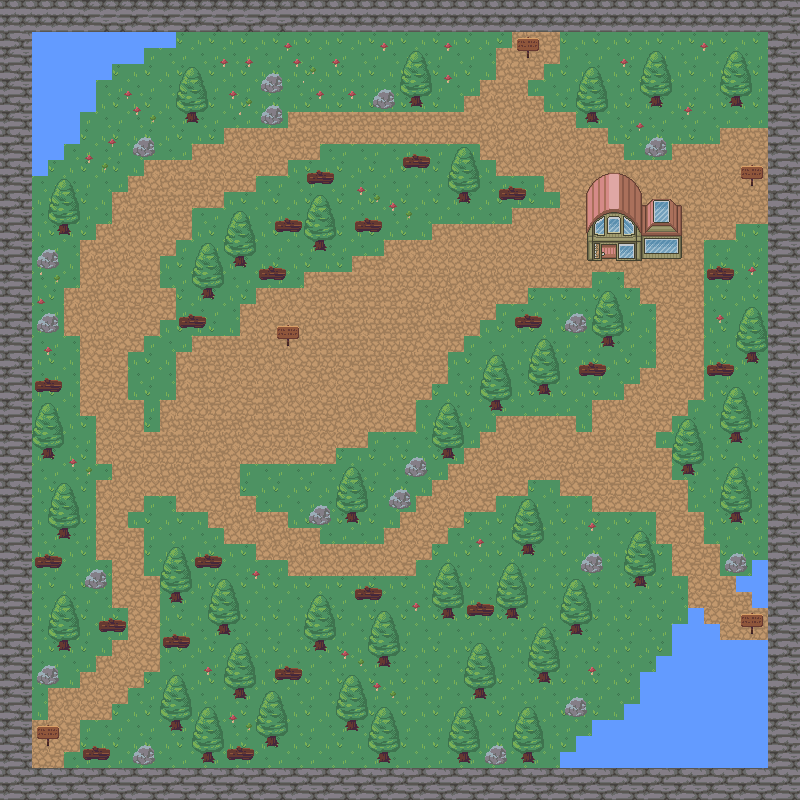

A 2D game scene composited from a Tiled map and its tileset images. What follows is a short description and the map's XML, with each tile layer's data collapsed to a summary:
An orthogonal 50x50 tile map with 16x16 px tiles, 7 tile layers (bg, Calque de Tuiles 5, wall, water, ...), 2 tilesets and 93 objects (90x collision, spawn, solarEnter, exitSolar).

<map version="1.8" tiledversion="1.8.4" orientation="orthogonal" renderorder="right-down" width="50" height="50" tilewidth="16" tileheight="16" infinite="0" nextlayerid="9" nextobjectid="115">
 <tileset firstgid="1" name="nature" tilewidth="16" tileheight="16" tilecount="720" columns="40">
  <image source="nature.png" trans="000000" width="641" height="288" />
 </tileset>
 <tileset firstgid="721" source="house.tsx" />
 <layer id="1" name="bg" width="50" height="50">
  <data>[2500 cells, 2500 non-empty, 8 distinct tile ids]</data>
 </layer>
 <layer id="6" name="Calque de Tuiles 5" width="50" height="50">
  <data>[2500 cells, 0 non-empty, 0 distinct tile ids]</data>
 </layer>
 <layer id="2" name="wall" width="50" height="50">
  <data>[2500 cells, 384 non-empty, 4 distinct tile ids]</data>
 </layer>
 <layer id="3" name="water" width="50" height="50">
  <data>[2500 cells, 130 non-empty, 4 distinct tile ids]</data>
 </layer>
 <layer id="4" name="path" width="50" height="50">
  <data>[2500 cells, 838 non-empty, 8 distinct tile ids]</data>
 </layer>
 <layer id="7" name="decorations" width="50" height="50">
  <data>[2500 cells, 642 non-empty, 28 distinct tile ids]</data>
 </layer>
 <layer id="8" name="house" width="50" height="50">
  <data>[2500 cells, 49 non-empty, 49 distinct tile ids]</data>
 </layer>
 <objectgroup id="5" name="objects">
  <object id="4" name="spawn" x="288" y="400">
   <point />
  </object>
  <object id="5" type="collision" x="0" y="0" width="800" height="32" />
  <object id="6" type="collision" x="768" y="0" width="32" height="800" />
  <object id="7" type="collision" x="0" y="0" width="32" height="800" />
  <object id="8" type="collision" x="0" y="768" width="800" height="32" />
  <object id="18" type="collision" x="32" y="32" width="64" height="80" />
  <object id="19" type="collision" x="32" y="112" width="48" height="32" />
  <object id="20" type="collision" x="32" y="144" width="32" height="16" />
  <object id="21" type="collision" x="32" y="160" width="16" height="16" />
  <object id="22" type="collision" x="96" y="32" width="80" height="16" />
  <object id="23" type="collision" x="96" y="48" width="48" height="16" />
  <object id="24" type="collision" x="96" y="64" width="16" height="16" />
  <object id="25" type="collision" x="640" y="672" width="128" height="96" />
  <object id="26" type="collision" x="592" y="720" width="48" height="48" />
  <object id="29" type="collision" x="624" y="704" width="16" height="16" />
  <object id="30" type="collision" x="576" y="736" width="16" height="32" />
  <object id="31" type="collision" x="560" y="752" width="16" height="16" />
  <object id="33" type="collision" x="672" y="640" width="96" height="32" />
  <object id="34" type="collision" x="656" y="656" width="16" height="16" />
  <object id="35" type="collision" x="672" y="624" width="48" height="16" />
  <object id="37" type="collision" x="688" y="608" width="16" height="16" />
  <object id="38" type="collision" x="752" y="560" width="16" height="48" />
  <object id="39" type="collision" x="736" y="576" width="16" height="16" />
  <object id="41" type="collision" x="176" y="112" width="32" height="16" />
  <object id="42" type="collision" x="128" y="144" width="32" height="16" />
  <object id="43" type="collision" x="48" y="224" width="32" height="16" />
  <object id="44" type="collision" x="256" y="112" width="32" height="16" />
  <object id="45" type="collision" x="256" y="80" width="32" height="16" />
  <object id="46" type="collision" x="368" y="96" width="32" height="16" />
  <object id="47" type="collision" x="400" y="96" width="32" height="16" />
  <object id="48" type="collision" x="640" y="144" width="32" height="16" />
  <object id="49" type="collision" x="576" y="112" width="32" height="16" />
  <object id="50" type="collision" x="640" y="96" width="32" height="16" />
  <object id="51" type="collision" x="720" y="96" width="32" height="16" />
  <object id="52" type="collision" x="704" y="272" width="32" height="16" />
  <object id="54" type="collision" x="736" y="352" width="32" height="16" />
  <object id="55" type="collision" x="704" y="368" width="32" height="16" />
  <object id="56" type="collision" x="720" y="432" width="32" height="16" />
  <object id="57" type="collision" x="672" y="464" width="32" height="16" />
  <object id="58" type="collision" x="720" y="512" width="32" height="16" />
  <object id="59" type="collision" x="720" y="560" width="32" height="16" />
  <object id="60" type="collision" x="576" y="560" width="32" height="16" />
  <object id="61" type="collision" x="624" y="576" width="32" height="16" />
  <object id="62" type="collision" x="560" y="624" width="32" height="16" />
  <object id="63" type="collision" x="528" y="672" width="32" height="16" />
  <object id="64" type="collision" x="560" y="704" width="32" height="16" />
  <object id="65" type="collision" x="512" y="752" width="32" height="16" />
  <object id="66" type="collision" x="480" y="752" width="32" height="16" />
  <object id="67" type="collision" x="448" y="752" width="32" height="16" />
  <object id="68" type="collision" x="368" y="752" width="32" height="16" />
  <object id="69" type="collision" x="336" y="720" width="32" height="16" />
  <object id="70" type="collision" x="368" y="656" width="32" height="16" />
  <object id="71" type="collision" x="432" y="608" width="32" height="16" />
  <object id="72" type="collision" x="496" y="608" width="32" height="16" />
  <object id="73" type="collision" x="464" y="608" width="32" height="16" />
  <object id="74" type="collision" x="352" y="592" width="32" height="16" />
  <object id="75" type="collision" x="304" y="640" width="32" height="16" />
  <object id="76" type="collision" x="272" y="672" width="32" height="16" />
  <object id="77" type="collision" x="256" y="736" width="32" height="16" />
  <object id="78" type="collision" x="224" y="752" width="32" height="16" />
  <object id="79" type="collision" x="160" y="720" width="32" height="16" />
  <object id="80" type="collision" x="224" y="688" width="32" height="16" />
  <object id="81" type="collision" x="192" y="752" width="32" height="16" />
  <object id="82" type="collision" x="80" y="752" width="32" height="16" />
  <object id="83" type="collision" x="128" y="752" width="32" height="16" />
  <object id="84" type="collision" x="208" y="624" width="32" height="16" />
  <object id="85" type="collision" x="192" y="560" width="32" height="16" />
  <object id="86" type="collision" x="160" y="592" width="32" height="16" />
  <object id="87" type="collision" x="160" y="640" width="32" height="16" />
  <object id="88" type="collision" x="96" y="624" width="32" height="16" />
  <object id="89" type="collision" x="80" y="576" width="32" height="16" />
  <object id="90" type="collision" x="48" y="640" width="32" height="16" />
  <object id="91" type="collision" x="32" y="672" width="32" height="16" />
  <object id="92" type="collision" x="32" y="560" width="32" height="16" />
  <object id="93" type="collision" x="48" y="528" width="32" height="16" />
  <object id="94" type="collision" x="32" y="448" width="32" height="16" />
  <object id="95" type="collision" x="32" y="384" width="32" height="16" />
  <object id="96" type="collision" x="32" y="320" width="32" height="16" />
  <object id="97" type="collision" x="32" y="256" width="32" height="16" />
  <object id="98" type="collision" x="176" y="320" width="32" height="16" />
  <object id="99" type="collision" x="192" y="288" width="32" height="16" />
  <object id="100" type="collision" x="224" y="256" width="32" height="16" />
  <object id="101" type="collision" x="256" y="272" width="32" height="16" />
  <object id="102" type="collision" x="272" y="224" width="32" height="16" />
  <object id="103" type="collision" x="304" y="240" width="32" height="16" />
  </objectgroup>
</map>
<!-- 8 of 93 objects omitted -->
